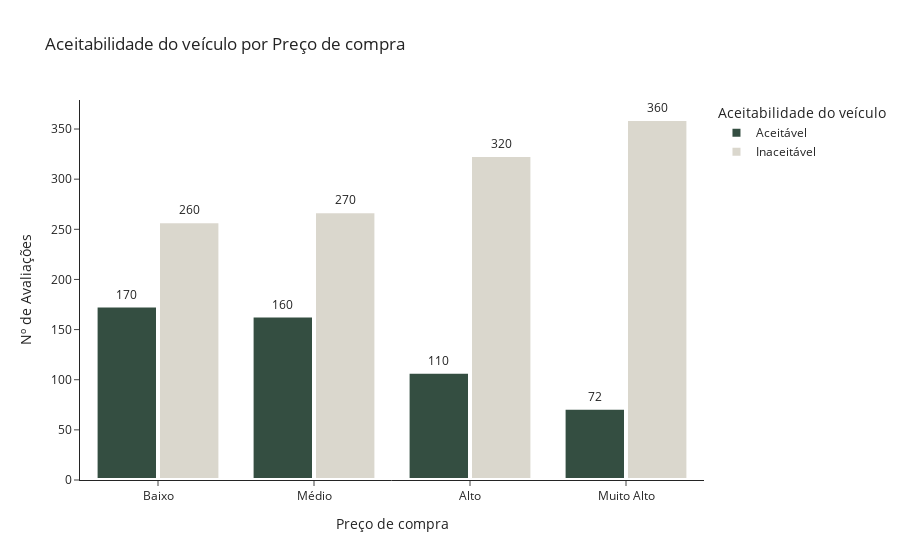
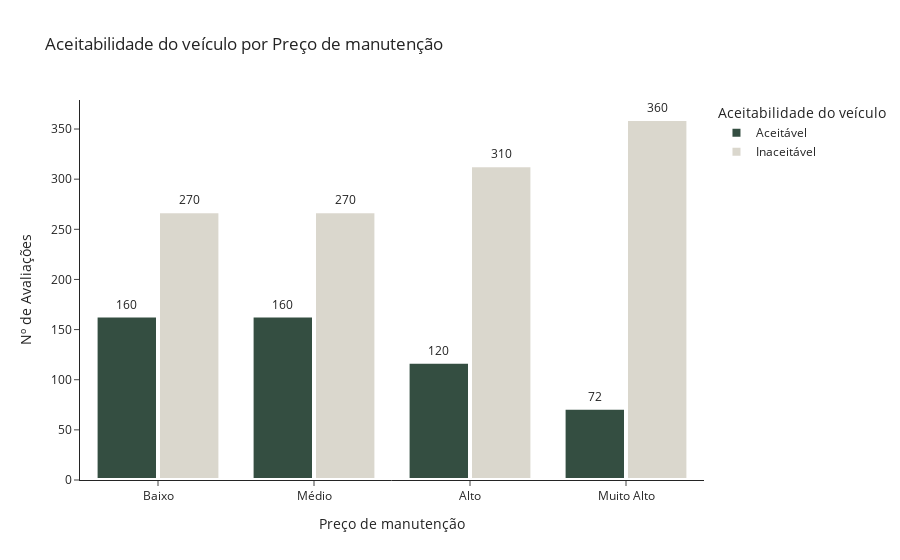
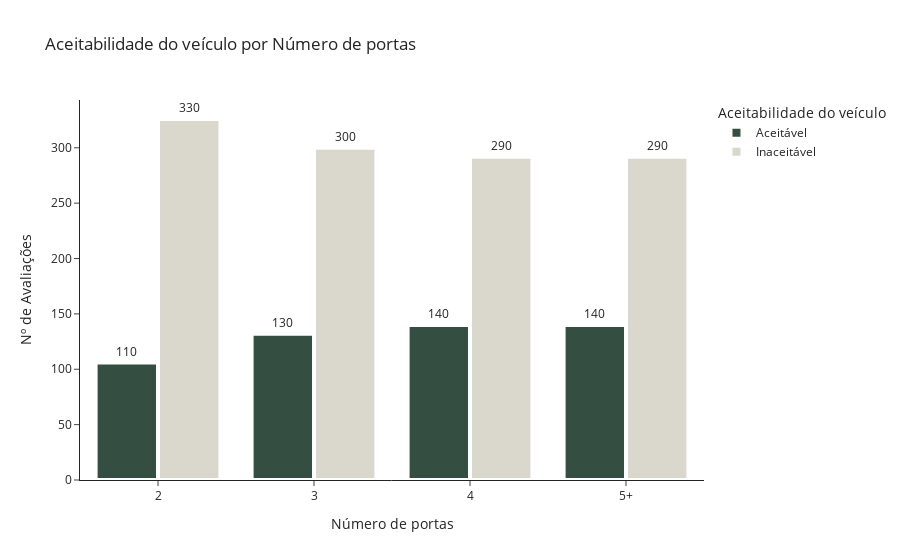
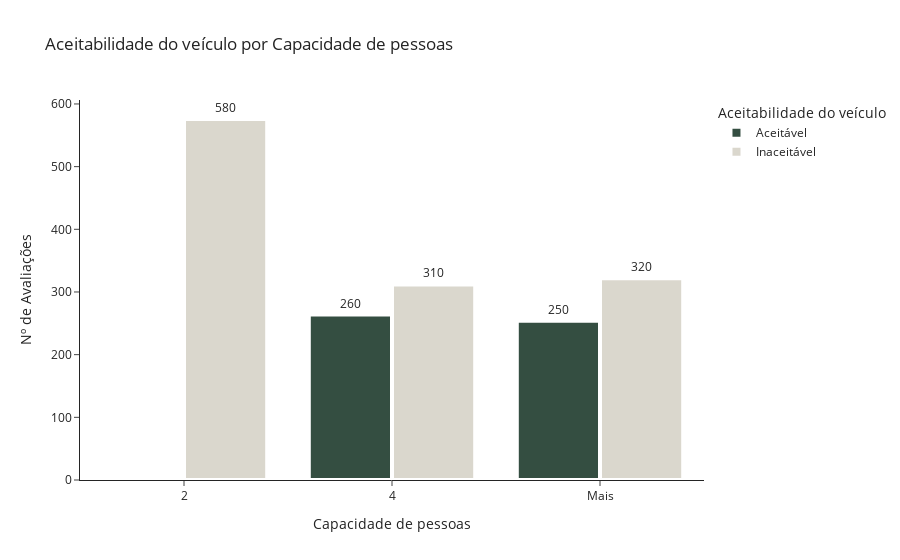

The cell these charts' notebook holds for them, in order:
### Markdown cell above
Preparação inicial

### Code cell
# Bibliotecas utilizadas
import pandas as pd
import plotly.express as px
import matplotlib.pyplot as plt

# Cores padrões
green = "#344e41"
gray = "#dad7cd"

# dfframe
df = pd.read_csv("./data/car.csv", low_memory=False)

#Traducao das colunas para o português
df.columns = ["Preço de compra", "Preço de manutenção", "Número de portas", "Capacidade de pessoas", "Tamanho do porta-malas", "Segurança", "Aceitabilidade do veículo"]

df["Preço de compra"].replace({"vhigh": "Muito Alto", "high":"Alto", "med":"Médio", "low":"Baixo"}, inplace=True)
df["Preço de manutenção"].replace({"vhigh":"Muito Alto", "high":"Alto", "med":"Médio", "low":"Baixo"}, inplace=True)
df["Número de portas"].replace({"5more": "5+"}, inplace=True)
df["Capacidade de pessoas"].replace({"more": "Mais"}, inplace=True)
df["Tamanho do porta-malas"].replace({"big":"Grande", "med":"Médio", "small":"Pequeno"}, inplace=True)
df["Segurança"].replace({"high":"Alto", "med":"Médio", "low":"Baixo"}, inplace=True)
df["Aceitabilidade do veículo"].replace({"vgood":"Muito Bom", "good":"Bom", "acc":"Aceitável", "unacc":"Inaceitável"}, inplace=True)

# Classificação dos dados entre aceotável e não aceitável
data=df
data["Aceitabilidade do veículo"] = data["Aceitabilidade do veículo"].replace("Muito Bom","Aceitável").replace("Bom","Aceitável")


# Função para criação dos gráficos

# criar um função para gerar um dfframe com a contagem de cada valor de cada coluna agrupado por Aceitabilidade do veículo
def count_column(df, column):
    df = df.groupby(["Aceitabilidade do veículo",column]).size().reset_index(name="counts")
    df.rename(columns={"counts": "Nº de Avaliações"}, inplace=True)
    return df

# criar um dfframe com a contagem de cada valor de cada coluna agrupado por Aceitabilidade do veículo
df_Buying_Price = count_column(df, "Preço de compra")
df_Maintenance_Price = count_column(df, "Preço de manutenção")
df_No_of_Doors = count_column(df, "Número de portas")
df_Person_Capacity = count_column(df, "Capacidade de pessoas")
df_Size_of_Luggage = count_column(df, "Tamanho do porta-malas")
df_Safety = count_column(df, "Segurança")

# criar um função que une todos os gráficos em um único gráfico
def plot_bar(data, x, y, color, barmode, category_orders):
    fig = px.bar(data, 
                 x=x, 
                 y=y, 
                 text=y, 
                 color=color, 
                 barmode=barmode, 
                 category_orders=category_orders, 
                 color_discrete_map={'Aceitável':'#344e41','Inaceitável':'#dad7cd'},
                 template='simple_white',
                 title="Aceitabilidade do veículo por" + " " + "%s" %x
    )
    fig.update_traces(
        marker_line_color = '#ffffff',
        marker_line_width = 4, opacity = 1
    )
    fig.update_traces(
        texttemplate='%{text:.2s}', textposition='outside'
    )
    
    fig.show()

# plotar todos os gráficos em um único gráfico
plot_bar(df_Buying_Price, "Preço de compra", "Nº de Avaliações", "Aceitabilidade do veículo", "group", {"Preço de compra": ["Baixo", "Médio", "Alto", "Muito Alto"]})
plot_bar(df_Maintenance_Price, "Preço de manutenção", "Nº de Avaliações", "Aceitabilidade do veículo", "group", {"Preço de manutenção": ["Baixo", "Médio", "Alto", "Muito Alto"]})
plot_bar(df_No_of_Doors, "Número de portas", "Nº de Avaliações", "Aceitabilidade do veículo", "group", {"Número de portas": ["2", "3", "4", "5+"]})
plot_bar(df_Person_Capacity, "Capacidade de pessoas", "Nº de Avaliações", "Aceitabilidade do veículo", "group", {"Capacidade de pessoas": ["2", "4", "Mais"]})
plot_bar(df_Size_of_Luggage, "Tamanho do porta-malas", "Nº de Avaliações", "Aceitabilidade do veículo", "group", {"Tamanho do porta-malas": ["Pequeno", "Médio", "Grande"]})
plot_bar(df_Safety, "Segurança", "Nº de Avaliações", "Aceitabilidade do veículo", "group", {"Segurança": ["Pequeno", "Médio", "Alto"]})

### Figure 1 — Plotly figure (JSON) as saved in the notebook; plotly's stock layout.template omitted (floating-point values rounded to 4 significant figures)
{"data": [{"alignmentgroup": "True", "hovertemplate": "Aceitabilidade do veículo=Aceitável<br>Preço de compra=%{x}<br>Nº de Avaliações=%{text}<extra></extra>", "legendgroup": "Aceitável", "marker": {"color": "#344e41", "line": {"color": "#ffffff", "width": 4}, "pattern": {"shape": ""}}, "name": "Aceitável", "offsetgroup": "Aceitável", "opacity": 1, "orientation": "v", "showlegend": true, "text": [108, 174, 72, 164], "textposition": "outside", "texttemplate": "%{text:.2s}", "type": "bar", "x": ["Alto", "Baixo", "Muito Alto", "Médio"], "xaxis": "x", "y": [108, 174, 72, 164], "yaxis": "y"}, {"alignmentgroup": "True", "hovertemplate": "Aceitabilidade do veículo=Inaceitável<br>Preço de compra=%{x}<br>Nº de Avaliações=%{text}<extra></extra>", "legendgroup": "Inaceitável", "marker": {"color": "#dad7cd", "line": {"color": "#ffffff", "width": 4}, "pattern": {"shape": ""}}, "name": "Inaceitável", "offsetgroup": "Inaceitável", "opacity": 1, "orientation": "v", "showlegend": true, "text": [324, 258, 360, 268], "textposition": "outside", "texttemplate": "%{text:.2s}", "type": "bar", "x": ["Alto", "Baixo", "Muito Alto", "Médio"], "xaxis": "x", "y": [324, 258, 360, 268], "yaxis": "y"}], "layout": {"barmode": "group", "legend": {"title": {"text": "Aceitabilidade do veículo"}, "tracegroupgap": 0}, "title": {"text": "Aceitabilidade do veículo por Preço de compra"}, "xaxis": {"anchor": "y", "categoryarray": ["Baixo", "Médio", "Alto", "Muito Alto"], "categoryorder": "array", "domain": [0, 1], "title": {"text": "Preço de compra"}}, "yaxis": {"anchor": "x", "domain": [0, 1], "title": {"text": "Nº de Avaliações"}}}}

### Figure 2 — Plotly figure (JSON) as saved in the notebook; plotly's stock layout.template omitted (floating-point values rounded to 4 significant figures)
{"data": [{"alignmentgroup": "True", "hovertemplate": "Aceitabilidade do veículo=Aceitável<br>Preço de manutenção=%{x}<br>Nº de Avaliações=%{text}<extra></extra>", "legendgroup": "Aceitável", "marker": {"color": "#344e41", "line": {"color": "#ffffff", "width": 4}, "pattern": {"shape": ""}}, "name": "Aceitável", "offsetgroup": "Aceitável", "opacity": 1, "orientation": "v", "showlegend": true, "text": [118, 164, 72, 164], "textposition": "outside", "texttemplate": "%{text:.2s}", "type": "bar", "x": ["Alto", "Baixo", "Muito Alto", "Médio"], "xaxis": "x", "y": [118, 164, 72, 164], "yaxis": "y"}, {"alignmentgroup": "True", "hovertemplate": "Aceitabilidade do veículo=Inaceitável<br>Preço de manutenção=%{x}<br>Nº de Avaliações=%{text}<extra></extra>", "legendgroup": "Inaceitável", "marker": {"color": "#dad7cd", "line": {"color": "#ffffff", "width": 4}, "pattern": {"shape": ""}}, "name": "Inaceitável", "offsetgroup": "Inaceitável", "opacity": 1, "orientation": "v", "showlegend": true, "text": [314, 268, 360, 268], "textposition": "outside", "texttemplate": "%{text:.2s}", "type": "bar", "x": ["Alto", "Baixo", "Muito Alto", "Médio"], "xaxis": "x", "y": [314, 268, 360, 268], "yaxis": "y"}], "layout": {"barmode": "group", "legend": {"title": {"text": "Aceitabilidade do veículo"}, "tracegroupgap": 0}, "title": {"text": "Aceitabilidade do veículo por Preço de manutenção"}, "xaxis": {"anchor": "y", "categoryarray": ["Baixo", "Médio", "Alto", "Muito Alto"], "categoryorder": "array", "domain": [0, 1], "title": {"text": "Preço de manutenção"}}, "yaxis": {"anchor": "x", "domain": [0, 1], "title": {"text": "Nº de Avaliações"}}}}

### Figure 3 — Plotly figure (JSON) as saved in the notebook; plotly's stock layout.template omitted (floating-point values rounded to 4 significant figures)
{"data": [{"alignmentgroup": "True", "hovertemplate": "Aceitabilidade do veículo=Aceitável<br>Número de portas=%{x}<br>Nº de Avaliações=%{text}<extra></extra>", "legendgroup": "Aceitável", "marker": {"color": "#344e41", "line": {"color": "#ffffff", "width": 4}, "pattern": {"shape": ""}}, "name": "Aceitável", "offsetgroup": "Aceitável", "opacity": 1, "orientation": "v", "showlegend": true, "text": [106, 132, 140, 140], "textposition": "outside", "texttemplate": "%{text:.2s}", "type": "bar", "x": ["2", "3", "4", "5+"], "xaxis": "x", "y": [106, 132, 140, 140], "yaxis": "y"}, {"alignmentgroup": "True", "hovertemplate": "Aceitabilidade do veículo=Inaceitável<br>Número de portas=%{x}<br>Nº de Avaliações=%{text}<extra></extra>", "legendgroup": "Inaceitável", "marker": {"color": "#dad7cd", "line": {"color": "#ffffff", "width": 4}, "pattern": {"shape": ""}}, "name": "Inaceitável", "offsetgroup": "Inaceitável", "opacity": 1, "orientation": "v", "showlegend": true, "text": [326, 300, 292, 292], "textposition": "outside", "texttemplate": "%{text:.2s}", "type": "bar", "x": ["2", "3", "4", "5+"], "xaxis": "x", "y": [326, 300, 292, 292], "yaxis": "y"}], "layout": {"barmode": "group", "legend": {"title": {"text": "Aceitabilidade do veículo"}, "tracegroupgap": 0}, "title": {"text": "Aceitabilidade do veículo por Número de portas"}, "xaxis": {"anchor": "y", "categoryarray": ["2", "3", "4", "5+"], "categoryorder": "array", "domain": [0, 1], "title": {"text": "Número de portas"}}, "yaxis": {"anchor": "x", "domain": [0, 1], "title": {"text": "Nº de Avaliações"}}}}

### Figure 4 — Plotly figure (JSON) as saved in the notebook; plotly's stock layout.template omitted (floating-point values rounded to 4 significant figures)
{"data": [{"alignmentgroup": "True", "hovertemplate": "Aceitabilidade do veículo=Aceitável<br>Capacidade de pessoas=%{x}<br>Nº de Avaliações=%{text}<extra></extra>", "legendgroup": "Aceitável", "marker": {"color": "#344e41", "line": {"color": "#ffffff", "width": 4}, "pattern": {"shape": ""}}, "name": "Aceitável", "offsetgroup": "Aceitável", "opacity": 1, "orientation": "v", "showlegend": true, "text": [264, 254], "textposition": "outside", "texttemplate": "%{text:.2s}", "type": "bar", "x": ["4", "Mais"], "xaxis": "x", "y": [264, 254], "yaxis": "y"}, {"alignmentgroup": "True", "hovertemplate": "Aceitabilidade do veículo=Inaceitável<br>Capacidade de pessoas=%{x}<br>Nº de Avaliações=%{text}<extra></extra>", "legendgroup": "Inaceitável", "marker": {"color": "#dad7cd", "line": {"color": "#ffffff", "width": 4}, "pattern": {"shape": ""}}, "name": "Inaceitável", "offsetgroup": "Inaceitável", "opacity": 1, "orientation": "v", "showlegend": true, "text": [576, 312, 322], "textposition": "outside", "texttemplate": "%{text:.2s}", "type": "bar", "x": ["2", "4", "Mais"], "xaxis": "x", "y": [576, 312, 322], "yaxis": "y"}], "layout": {"barmode": "group", "legend": {"title": {"text": "Aceitabilidade do veículo"}, "tracegroupgap": 0}, "title": {"text": "Aceitabilidade do veículo por Capacidade de pessoas"}, "xaxis": {"anchor": "y", "categoryarray": ["2", "4", "Mais"], "categoryorder": "array", "domain": [0, 1], "title": {"text": "Capacidade de pessoas"}}, "yaxis": {"anchor": "x", "domain": [0, 1], "title": {"text": "Nº de Avaliações"}}}}
